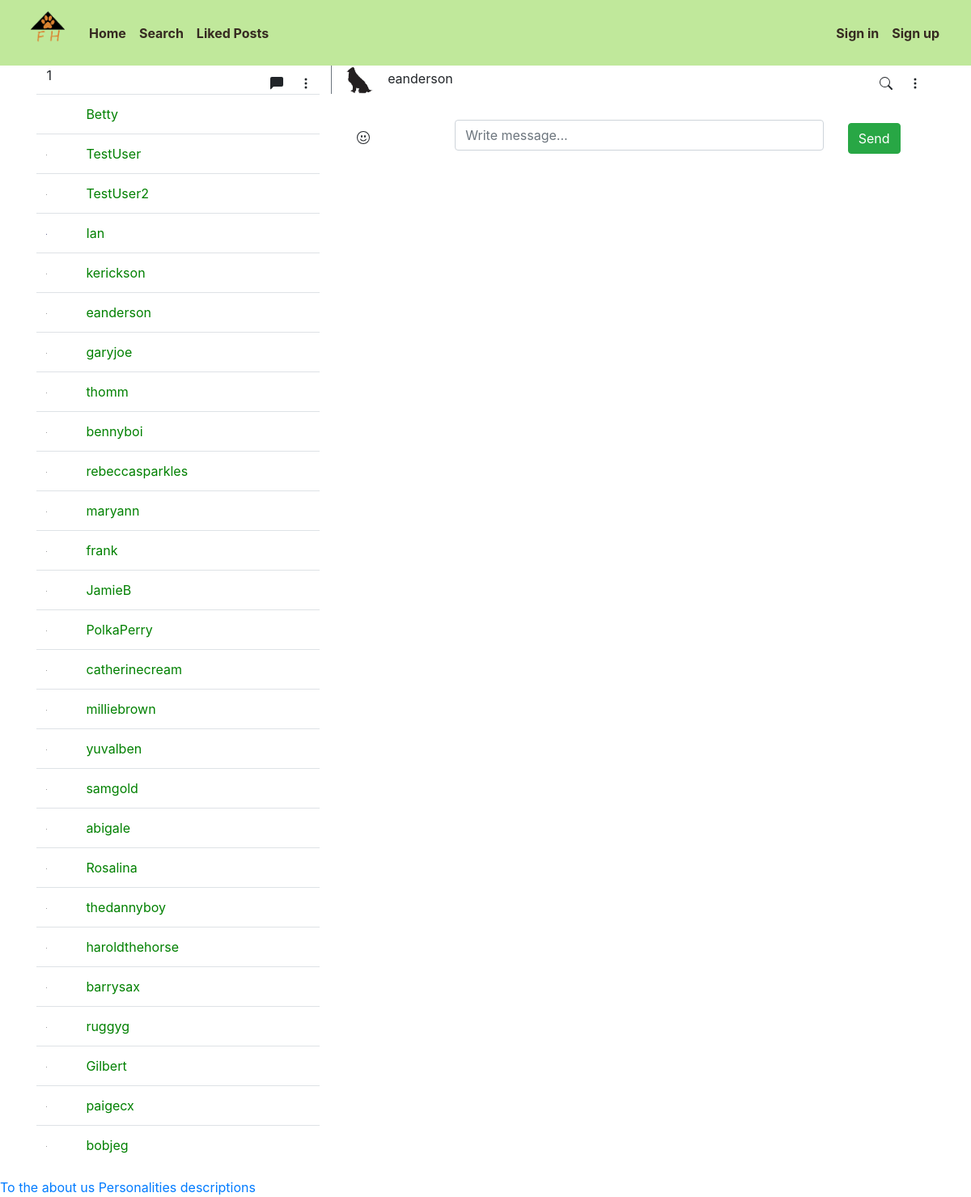
Before: /messages/66 with the older database file.
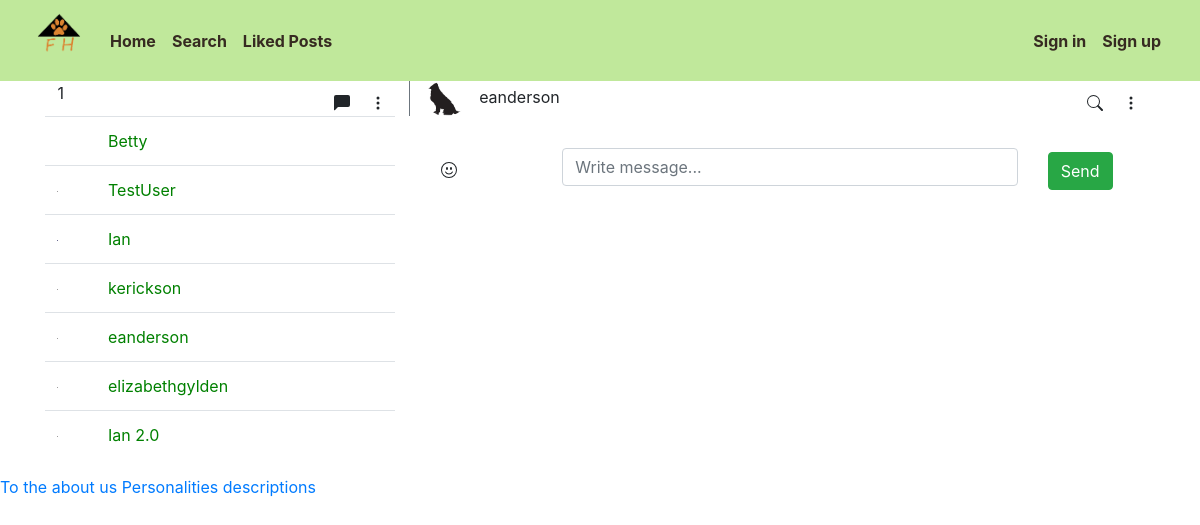
After: the same page with the newer database file.
### profile_app/models.py (models this page shows, shortened)
class Profile(AbstractBaseUser):
    userID = models.AutoField(primary_key=True)
    email = models.EmailField(verbose_name="email", unique=True, max_length = 60)
    username = models.CharField(max_length=50, unique=True)
    date_joined = models.DateTimeField(verbose_name = " Date Joined", auto_now_add=True)
    last_login = models.DateTimeField(verbose_name="Last Login", auto_now=True)
    is_admin = models.BooleanField(default=False)
    is_active = models.BooleanField(default=True)
    is_staff = models.BooleanField(default=False)
    is_superuser = models.BooleanField(default=False)
    first_name = models.CharField(max_length=50, blank=True)
    password = models.CharField(max_length=500)
    profile_picture = models.ImageField(max_length=255, upload_to=get_profile_image_filepath, null=True, blank=True, default="static/profile_app/default_pfp.png")
    location = models.CharField(max_length=30, choices=LOCATION_CHOICES, default="FARGO")
    liked_posts = models.ManyToManyField('pet_post_app.Post', blank=True)
    objects = MyAccountManager()
    USERNAME_FIELD = 'email'
    REQUIRED_FIELDS = ['username']

### messaging_app/views.py (the view)
# urls.py: path('messages/<str:id1><str:id2>', views.messages, name='messages'),
def messages(request, id1, id2):
    if (User.objects.get(userID=id1) == request.user):
        user_obj = User.objects.get(userID=id2)
    else:
        user_obj = User.objects.get(userID=id1)
    users = User.objects.exclude(username=request.user.username)
    thread_name = f'chat_{id1}{id2}'
    message_obj = Message.objects.filter(thread_name=thread_name)
    return render(request, 'messaging_page.html', context={'users':users, 'user':user_obj, 'messages': message_obj})

### messaging_app/templates/messaging_page.html (shortened to what this page needs)
{% extends 'base_page.html' %}
{% load static %}
{% block content %}
<div class="back-container">
    <div class="container front-container1">
        <div class="row chat-top">
            <div class="col-sm-4 border-right border-secondary">
                <span id="count_badge">1</span>
                <span class="float-right mt-2">
                    <svg width="1em" height="1em" viewBox="0 0 16 16" class="bi bi-chat-left-fill mx-3"
                        fill="currentColor" xmlns="http://www.w3.org/2000/svg">
                        <path fill-rule="evenodd"
                            d="M2 0a2 2 0 0 0-2 2v12.793a.5.5 0 0 0 .854.353l2.853-2.853A1 1 0 0 1 4.414 12H14a2 2 0 0 0 2-2V2a2 2 0 0 0-2-2H2z" />
                    </svg>
                    <svg width="1em" height="1em" viewBox="0 0 16 16" class="bi bi-three-dots-vertical mr-2"
                        fill="currentColor" xmlns="http://www.w3.org/2000/svg">
                        <path fill-rule="evenodd"
                            d="M9.5 13a1.5 1.5 0 1 1-3 0 1.5 1.5 0 0 1 3 0zm0-5a1.5 1.5 0 1 1-3 0 1.5 1.5 0 0 1 3 0zm0-5a1.5 1.5 0 1 1-3 0 1.5 1.5 0 0 1 3 0z" />
                    </svg>
                </span>
            </div>
            <div class="col-sm-8">
                <img src="{{user.profile_picture.url}}" alt="" height="35"  class="profile-image rounded-circle">
                <span class="ml-2">{{user.username}}</span>
                <span class="float-right mt-2">
                    <svg width="1em" height="1em" viewBox="0 0 16 16" class="bi bi-three-dots-vertical mx-3"
                        fill="currentColor" xmlns="http://www.w3.org/2000/svg">
                        <path fill-rule="evenodd"
                            d="M9.5 13a1.5 1.5 0 1 1-3 0 1.5 1.5 0 0 1 3 0zm0-5a1.5 1.5 0 1 1-3 0 1.5 1.5 0 0 1 3 0zm0-5a1.5 1.5 0 1 1-3 0 1.5 1.5 0 0 1 3 0z" />
                    </svg>
                </span>
            </div>
        </div>
        <div class="row">
            <div class="col-sm-4 contacts">
                <div class="contact-table-scroll">
                    <table class="table table-hover">
                        <tbody>
                            {% for user in users%}
                            <tr>
                                <td><img src="{{user.profile_picture.url}}" height="0.5em" alt="" class="profile-image rounded-circle">
                                </td>
                                {% if user.userID > request.user.userID %}
                                <td><a style="color: green" id="{{user.username}}" href="{% url 'messages' id1=user.userID id2=request.user.userID%}">{{user.username}}</a></td>
                                {% else %}
                                <td><a style="color: green" id="{{user.username}}" href="{% url 'messages' id1=request.user.userID id2=user.userID%}">{{user.username}}</a></td>
                                {% endif %}
                            </tr>
                            {% endfor %}
                        </tbody>
                    </table>
                </div>
            </div>
            <div class="col-sm-8 message-area">
                <div class="row message-box p-3">
                    <div class="col-sm-2 mt-2">
                    </div>
                    <div class="col-sm-8">
                        <input type="text" class="form-control" id="message_input" placeholder="Write message...">
                    </div>
                    <div class="col-sm-2 mt-1">
                        <div class="control">
                            <button class="btn btn-success" id="chat-message-submit">Send</button>
                        </div>
                    </div>
                </div>
            </div>
        </div>
    </div>
</div>
{% endblock %}

Changed rows visible on the page:
removed Profile: username "TestUser2"
removed Profile: username "garyjoe"
removed Profile: username "thomm"
removed Profile: username "bennyboi"
removed Profile: username "rebeccasparkles"
removed Profile: username "maryann"
removed Profile: username "frank"
removed Profile: username "JamieB"
removed Profile: username "PolkaPerry"
removed Profile: username "catherinecream"
removed Profile: username "milliebrown"
removed Profile: username "yuvalben"
removed Profile: username "samgold"
removed Profile: username "abigale"
removed Profile: username "Rosalina"
removed Profile: username "thedannyboy"
removed Profile: username "haroldthehorse"
removed Profile: username "barrysax"
removed Profile: username "ruggyg"
removed Profile: username "Gilbert"
removed Profile: username "paigecx"
removed Profile: username "bobjeg"
added Profile: username "elizabethgylden"
added Profile: username "Ian 2.0"
